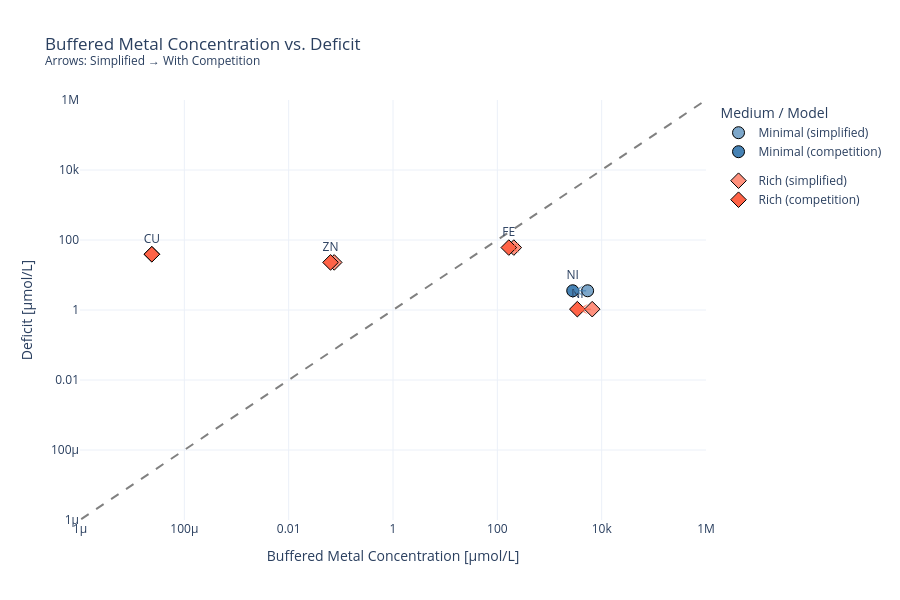

Notebook code for this chart:
### Markdown cell above
### Overlay the two methods together

### Code cell
def build_plot_df(buffered_conc_dict):
    rows = []
    for medium, metals in buffered_conc_dict.items():
        for element, buffered_conc in metals.items():
            rows.append({"Medium": medium, "Element": element, "buffered_conc": float(buffered_conc)})
    return deficit_pos.merge(pd.DataFrame(rows), on=["Medium", "Element"], how="inner")

plot_df_simplified  = build_plot_df(metal_to_buffered_conc_simplified)
plot_df_competition = build_plot_df(metal_to_buffered_conc)

colors  = {"Minimal": "steelblue", "Rich": "tomato"}
symbols = {"Minimal": "circle",    "Rich": "diamond"}

fig = go.Figure()

# --- Add y=x reference line ---
x_ref = np.logspace(-20, 10, num=100)
fig.add_trace(go.Scatter(
    x=x_ref * 1e6,
    y=x_ref * 1e6,
    mode="lines",
    name="y = x",
    line=dict(color="gray", dash="dash"),
    showlegend=False,
))

# --- Simplified points (alpha = 0.7, hollow-ish) ---
for medium, group in plot_df_simplified.groupby("Medium"):
    rgba = "rgba(70,130,180,0.7)"  if medium == "Minimal" else "rgba(255,99,71,0.7)"
    fig.add_trace(go.Scatter(
        x=group["buffered_conc"] * 1e6,
        y=group["deficit_val"]   * 1e6,
        mode="markers",
        name=f"{medium} (simplified)",
        marker=dict(size=12, color=rgba, symbol=symbols[medium],
                    line=dict(width=1, color="black")),
        legendgroup=medium,
    ))

# --- Competition points (alpha = 1.0, labelled) ---
for medium, group in plot_df_competition.groupby("Medium"):
    fig.add_trace(go.Scatter(
        x=group["buffered_conc"] * 1e6,
        y=group["deficit_val"]   * 1e6,
        mode="markers+text",
        name=f"{medium} (competition)",
        text=group["Element"],
        textposition="top center",
        marker=dict(size=12, color=colors[medium], symbol=symbols[medium],
                    line=dict(width=1, color="black"), opacity=1.0),
        legendgroup=medium,
    ))

# --- Arrows from simplified → competition for each (Medium, Element) pair ---
merged = plot_df_simplified.merge(
    plot_df_competition,
    on=["Medium", "Element"],
    suffixes=("_simp", "_comp")
)

for _, row in merged.iterrows():
    # Use raw data coordinates; Plotly handles log transform from axis type="log".
    x0 = row["buffered_conc_simp"] * 1e6
    y0 = row["deficit_val_simp"]   * 1e6
    x1 = row["buffered_conc_comp"] * 1e6
    y1 = row["deficit_val_comp"]   * 1e6

    vals = np.array([x0, y0, x1, y1], dtype=float)
    if (not np.isfinite(vals).all()) or (vals <= 0).any():
        continue

    # Skip if essentially no shift
    if abs(x1 - x0) < 1e-30 and abs(y1 - y0) < 1e-30:
        continue

    fig.add_annotation(
        x=np.log10(x1), y=np.log10(y1),          # arrowhead at competition point
        ax=np.log10(x0), ay=np.log10(y0),        # arrow tail at simplified point
        xref="x", yref="y",
        axref="x", ayref="y",
        showarrow=True,
        arrowhead=3,
        arrowsize=1.2,
        arrowwidth=1.5,
        arrowcolor=colors[row["Medium"]],
        opacity=0.7,
        text="",
    )

fig.update_layout(
    title="Buffered Metal Concentration vs. Deficit<br><sup>Arrows: Simplified → With Competition</sup>",
    xaxis=dict(title="Buffered Metal Concentration [µmol/L]", type="log"),
    yaxis=dict(title="Deficit [µmol/L]",                      type="log"),
    legend_title="Medium / Model",
    template="plotly_white",
    width=900,
    height=600,
)

fig.update_xaxes(range=[-6, 6])
fig.update_yaxes(range=[-6, 6])

fig.show()
# fig.write_image('notebooks/cofactors/buffer_figures/buffered_conc_vs_deficit_with_arrows.svg', scale=3)

### Figure 1 — Plotly figure (JSON) as saved in the notebook; plotly's stock layout.template omitted (floating-point values rounded to 4 significant figures)
{"data": [{"line": {"color": "gray", "dash": "dash"}, "mode": "lines", "name": "y = x", "showlegend": false, "x": [1e-14, 2.009e-14, 4.037e-14, 8.111e-14, 1.63e-13, 3.275e-13, 6.579e-13, 1.322e-12, 2.656e-12, 5.337e-12, 1.072e-11, 2.154e-11, 4.329e-11, 8.697e-11, 1.748e-10, 3.511e-10, 7.055e-10, 1.417e-09, 2.848e-09, 5.722e-09, 1.15e-08, 2.31e-08, 4.642e-08, 9.326e-08, 1.874e-07, 3.765e-07, 7.565e-07, 1.52e-06, 3.054e-06, 6.136e-06, 1.233e-05, 2.477e-05, 4.977e-05, 0.0001, 0.0002009, 0.0004037, 0.0008111, 0.00163, 0.003275, 0.006579, 0.01322, 0.02656, 0.05337, 0.1072, 0.2154, 0.4329, 0.8697, 1.748, 3.511, 7.055, 14.17, 28.48, 57.22, 115.0, 231.0, 464.2, 932.6, 1874.0, 3765.0, 7565.0, 15200.0, 30540.0, 61360.0, 123300.0, 247700.0, 497700.0, 1000000.0, 2009000.0, 4037000.0, 8111000.0, 16300000.0, 32750000.0, 65790000.0, 132200000.0, 265600000.0, 533700000.0, 1072000000.0, 2154000000.0, 4329000000.0, 8697000000.0, 17480000000.0, 35110000000.0, 70550000000.0, 141700000000.0, 284800000000.0, 572200000000.0, 1150000000000.0, 2310000000000.0, 4642000000000.0, 9326000000000.0, 18740000000000.0, 37650000000000.0, 75650000000000.0, 152000000000000.0, 305400000000000.0, 613600000000000.0, 1233000000000000.0, 2477000000000000.0, 4977000000000000.0, 1e+16], "y": [1e-14, 2.009e-14, 4.037e-14, 8.111e-14, 1.63e-13, 3.275e-13, 6.579e-13, 1.322e-12, 2.656e-12, 5.337e-12, 1.072e-11, 2.154e-11, 4.329e-11, 8.697e-11, 1.748e-10, 3.511e-10, 7.055e-10, 1.417e-09, 2.848e-09, 5.722e-09, 1.15e-08, 2.31e-08, 4.642e-08, 9.326e-08, 1.874e-07, 3.765e-07, 7.565e-07, 1.52e-06, 3.054e-06, 6.136e-06, 1.233e-05, 2.477e-05, 4.977e-05, 0.0001, 0.0002009, 0.0004037, 0.0008111, 0.00163, 0.003275, 0.006579, 0.01322, 0.02656, 0.05337, 0.1072, 0.2154, 0.4329, 0.8697, 1.748, 3.511, 7.055, 14.17, 28.48, 57.22, 115.0, 231.0, 464.2, 932.6, 1874.0, 3765.0, 7565.0, 15200.0, 30540.0, 61360.0, 123300.0, 247700.0, 497700.0, 1000000.0, 2009000.0, 4037000.0, 8111000.0, 16300000.0, 32750000.0, 65790000.0, 132200000.0, 265600000.0, 533700000.0, 1072000000.0, 2154000000.0, 4329000000.0, 8697000000.0, 17480000000.0, 35110000000.0, 70550000000.0, 141700000000.0, 284800000000.0, 572200000000.0, 1150000000000.0, 2310000000000.0, 4642000000000.0, 9326000000000.0, 18740000000000.0, 37650000000000.0, 75650000000000.0, 152000000000000.0, 305400000000000.0, 613600000000000.0, 1233000000000000.0, 2477000000000000.0, 4977000000000000.0, 1e+16], "type": "scatter"}, {"legendgroup": "Minimal", "marker": {"color": "rgba(70,130,180,0.7)", "line": {"color": "black", "width": 1}, "size": 12, "symbol": "circle"}, "mode": "markers", "name": "Minimal (simplified)", "x": [5378.0], "y": [3.546], "type": "scatter"}, {"legendgroup": "Rich", "marker": {"color": "rgba(255,99,71,0.7)", "line": {"color": "black", "width": 1}, "size": 12, "symbol": "diamond"}, "mode": "markers", "name": "Rich (simplified)", "x": [2.389e-05, 6588.0, 0.07468, 206.9], "y": [39.1, 1.057, 22.9, 60.76], "type": "scatter"}, {"legendgroup": "Minimal", "marker": {"color": "steelblue", "line": {"color": "black", "width": 1}, "opacity": 1.0, "size": 12, "symbol": "circle"}, "mode": "markers+text", "name": "Minimal (competition)", "text": ["NI"], "textposition": "top center", "x": [2789.0], "y": [3.546], "type": "scatter"}, {"legendgroup": "Rich", "marker": {"color": "tomato", "line": {"color": "black", "width": 1}, "opacity": 1.0, "size": 12, "symbol": "diamond"}, "mode": "markers+text", "name": "Rich (competition)", "text": ["CU", "NI", "ZN", "FE"], "textposition": "top center", "x": [2.382e-05, 3416.0, 0.06346, 165.8], "y": [39.1, 1.057, 22.9, 60.76], "type": "scatter"}], "layout": {"annotations": [{"arrowcolor": "tomato", "arrowhead": 3, "arrowsize": 1.2, "arrowwidth": 1.5, "ax": -4.622, "axref": "x", "ay": 1.592, "ayref": "y", "opacity": 0.7, "showarrow": true, "text": "", "x": -4.623, "xref": "x", "y": 1.592, "yref": "y"}, {"arrowcolor": "tomato", "arrowhead": 3, "arrowsize": 1.2, "arrowwidth": 1.5, "ax": 3.819, "axref": "x", "ay": 0.02389, "ayref": "y", "opacity": 0.7, "showarrow": true, "text": "", "x": 3.534, "xref": "x", "y": 0.02389, "yref": "y"}, {"arrowcolor": "tomato", "arrowhead": 3, "arrowsize": 1.2, "arrowwidth": 1.5, "ax": -1.127, "axref": "x", "ay": 1.36, "ayref": "y", "opacity": 0.7, "showarrow": true, "text": "", "x": -1.198, "xref": "x", "y": 1.36, "yref": "y"}, {"arrowcolor": "tomato", "arrowhead": 3, "arrowsize": 1.2, "arrowwidth": 1.5, "ax": 2.316, "axref": "x", "ay": 1.784, "ayref": "y", "opacity": 0.7, "showarrow": true, "text": "", "x": 2.219, "xref": "x", "y": 1.784, "yref": "y"}, {"arrowcolor": "steelblue", "arrowhead": 3, "arrowsize": 1.2, "arrowwidth": 1.5, "ax": 3.731, "axref": "x", "ay": 0.5497, "ayref": "y", "opacity": 0.7, "showarrow": true, "text": "", "x": 3.445, "xref": "x", "y": 0.5497, "yref": "y"}], "xaxis": {"title": {"text": "Buffered Metal Concentration [µmol/L]"}, "type": "log", "range": [-6, 6]}, "yaxis": {"title": {"text": "Deficit [µmol/L]"}, "type": "log", "range": [-6, 6]}, "title": {"text": "Buffered Metal Concentration vs. Deficit<br><sup>Arrows: Simplified → With Competition</sup>"}, "legend": {"title": {"text": "Medium / Model"}}, "width": 900, "height": 600}}
